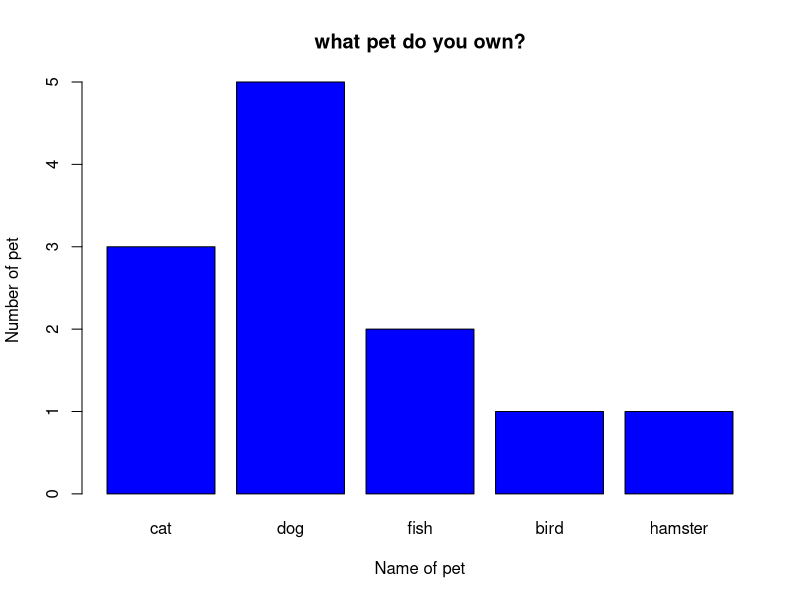

Source code (R):
numberofpets =c(3,5,2,1,1)
barplot(numberofpets,
        main ="what pet do you own?",
        xlab = "Name of pet",
        ylab = "Number of pet",
        names.arg=c("cat","dog","fish","bird","hamster"),
        col = "blue",
        horiz = FALSE
)